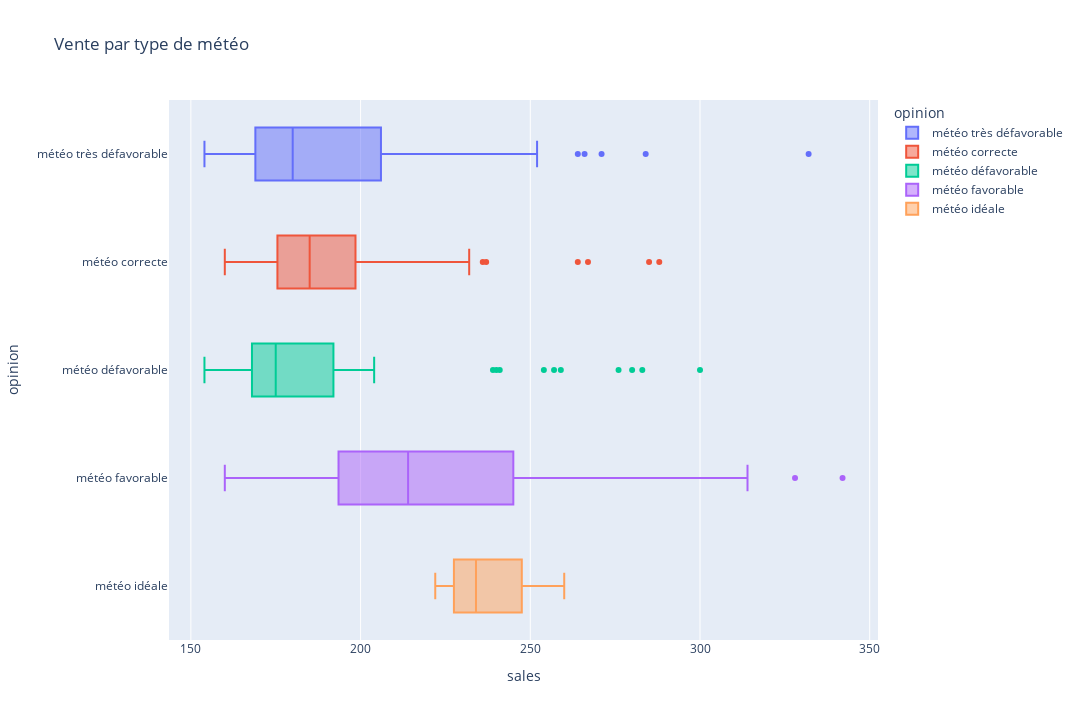

The notebook cell saved with this chart:
### Markdown cell above
## Impact générale

### Code cell
fig = px.box(
    data_frame=lyon_df,
    x="sales",
    y="opinion",
    width=1080, 
    height=720,
    color="opinion",
    title="Vente par type de météo"
)

fig.show()

### Figure 1 — Plotly figure (JSON) as saved in the notebook; plotly's stock layout.template omitted (floating-point values rounded to 4 significant figures)
{"data": [{"alignmentgroup": "True", "hovertemplate": "opinion=%{y}<br>sales=%{x}<extra></extra>", "legendgroup": "météo très défavorable", "marker": {"color": "#636efa"}, "name": "météo très défavorable", "notched": false, "offsetgroup": "météo très défavorable", "orientation": "h", "showlegend": true, "type": "box", "visible": true, "x": [184, 197, 193, 204, 241, 188, 237, 191, 175, 173, 176, 169, 170, 164, 169, 187, 191, 173, 156, 154, 170, 192, 240, 215, 191, 179, 166, 159, 180, 172, 168, 164, 161, 167, 164, 248, 284, 206, 191, 208, 208, 224, 201, 197, 192, 162, 271, 332, 252, 177, 177, 264, 160, 180, 169, 229, 266, 163, 180, 167, 180, 177], "x0": " ", "xaxis": "x", "y": ["météo très défavorable", "météo très défavorable", "météo très défavorable", "météo très défavorable", "météo très défavorable", "météo très défavorable", "météo très défavorable", "météo très défavorable", "météo très défavorable", "météo très défavorable", "météo très défavorable", "météo très défavorable", "météo très défavorable", "météo très défavorable", "météo très défavorable", "météo très défavorable", "météo très défavorable", "météo très défavorable", "météo très défavorable", "météo très défavorable", "météo très défavorable", "météo très défavorable", "météo très défavorable", "météo très défavorable", "météo très défavorable", "météo très défavorable", "météo très défavorable", "météo très défavorable", "météo très défavorable", "météo très défavorable", "météo très défavorable", "météo très défavorable", "météo très défavorable", "météo très défavorable", "météo très défavorable", "météo très défavorable", "météo très défavorable", "météo très défavorable", "météo très défavorable", "météo très défavorable", "météo très défavorable", "météo très défavorable", "météo très défavorable", "météo très défavorable", "météo très défavorable", "météo très défavorable", "météo très défavorable", "météo très défavorable", "météo très défavorable", "météo très défavorable", "météo très défavorable", "météo très défavorable", "météo très défavorable", "météo très défavorable", "météo très défavorable", "météo très défavorable", "météo très défavorable", "météo très défavorable", "météo très défavorable", "météo très défavorable", "météo très défavorable", "météo très défavorable"], "y0": " ", "yaxis": "y"}, {"alignmentgroup": "True", "hovertemplate": "opinion=%{y}<br>sales=%{x}<extra></extra>", "legendgroup": "météo correcte", "marker": {"color": "#EF553B"}, "name": "météo correcte", "notched": false, "offsetgroup": "météo correcte", "orientation": "h", "showlegend": true, "type": "box", "x": [177, 160, 175, 194, 185, 185, 200, 182, 200, 173, 264, 179, 175, 175, 167, 186, 190, 168, 185, 166, 170, 197, 186, 186, 180, 187, 185, 186, 191, 199, 180, 232, 236, 267, 237, 285, 179, 181, 231, 179, 288, 164, 165], "x0": " ", "xaxis": "x", "y": ["météo correcte", "météo correcte", "météo correcte", "météo correcte", "météo correcte", "météo correcte", "météo correcte", "météo correcte", "météo correcte", "météo correcte", "météo correcte", "météo correcte", "météo correcte", "météo correcte", "météo correcte", "météo correcte", "météo correcte", "météo correcte", "météo correcte", "météo correcte", "météo correcte", "météo correcte", "météo correcte", "météo correcte", "météo correcte", "météo correcte", "météo correcte", "météo correcte", "météo correcte", "météo correcte", "météo correcte", "météo correcte", "météo correcte", "météo correcte", "météo correcte", "météo correcte", "météo correcte", "météo correcte", "météo correcte", "météo correcte", "météo correcte", "météo correcte", "météo correcte"], "y0": " ", "yaxis": "y"}, {"alignmentgroup": "True", "hovertemplate": "opinion=%{y}<br>sales=%{x}<extra></extra>", "legendgroup": "météo défavorable", "marker": {"color": "#00cc96"}, "name": "météo défavorable", "notched": false, "offsetgroup": "météo défavorable", "orientation": "h", "showlegend": true, "type": "box", "x": [173, 174, 172, 163, 187, 154, 164, 166, 171, 276, 169, 184, 194, 180, 166, 182, 169, 168, 188, 165, 189, 192, 300, 257, 239, 190, 189, 192, 191, 204, 198, 174, 254, 175, 193, 183, 175, 240, 177, 163, 172, 167, 160, 259, 168, 170, 283, 280, 173, 167, 168, 161, 169, 186, 166, 190, 241, 172, 163], "x0": " ", "xaxis": "x", "y": ["météo défavorable", "météo défavorable", "météo défavorable", "météo défavorable", "météo défavorable", "météo défavorable", "météo défavorable", "météo défavorable", "météo défavorable", "météo défavorable", "météo défavorable", "météo défavorable", "météo défavorable", "météo défavorable", "météo défavorable", "météo défavorable", "météo défavorable", "météo défavorable", "météo défavorable", "météo défavorable", "météo défavorable", "météo défavorable", "météo défavorable", "météo défavorable", "météo défavorable", "météo défavorable", "météo défavorable", "météo défavorable", "météo défavorable", "météo défavorable", "météo défavorable", "météo défavorable", "météo défavorable", "météo défavorable", "météo défavorable", "météo défavorable", "météo défavorable", "météo défavorable", "météo défavorable", "météo défavorable", "météo défavorable", "météo défavorable", "météo défavorable", "météo défavorable", "météo défavorable", "météo défavorable", "météo défavorable", "météo défavorable", "météo défavorable", "météo défavorable", "météo défavorable", "météo défavorable", "météo défavorable", "météo défavorable", "météo défavorable", "météo défavorable", "météo défavorable", "météo défavorable", "météo défavorable"], "y0": " ", "yaxis": "y"}, {"alignmentgroup": "True", "hovertemplate": "opinion=%{y}<br>sales=%{x}<extra></extra>", "legendgroup": "météo favorable", "marker": {"color": "#ab63fa"}, "name": "météo favorable", "notched": false, "offsetgroup": "météo favorable", "orientation": "h", "showlegend": true, "type": "box", "x": [167, 202, 160, 187, 187, 187, 174, 208, 174, 213, 192, 219, 210, 191, 188, 210, 228, 208, 202, 193, 189, 210, 255, 286, 219, 328, 170, 168, 199, 232, 218, 208, 234, 260, 242, 252, 312, 237, 204, 247, 258, 229, 229, 211, 189, 268, 248, 314, 215, 239, 231, 232, 238, 252, 247, 342, 216, 193, 244, 207, 215, 252, 251, 246, 274, 211, 248, 242, 210, 192, 187, 211, 184, 247, 228, 254, 205, 248, 227, 191, 208, 197, 175, 196, 220, 247, 229, 171, 171, 201, 197, 194], "x0": " ", "xaxis": "x", "y": ["météo favorable", "météo favorable", "météo favorable", "météo favorable", "météo favorable", "météo favorable", "météo favorable", "météo favorable", "météo favorable", "météo favorable", "météo favorable", "météo favorable", "météo favorable", "météo favorable", "météo favorable", "météo favorable", "météo favorable", "météo favorable", "météo favorable", "météo favorable", "météo favorable", "météo favorable", "météo favorable", "météo favorable", "météo favorable", "météo favorable", "météo favorable", "météo favorable", "météo favorable", "météo favorable", "météo favorable", "météo favorable", "météo favorable", "météo favorable", "météo favorable", "météo favorable", "météo favorable", "météo favorable", "météo favorable", "météo favorable", "météo favorable", "météo favorable", "météo favorable", "météo favorable", "météo favorable", "météo favorable", "météo favorable", "météo favorable", "météo favorable", "météo favorable", "météo favorable", "météo favorable", "météo favorable", "météo favorable", "météo favorable", "météo favorable", "météo favorable", "météo favorable", "météo favorable", "météo favorable", "météo favorable", "météo favorable", "météo favorable", "météo favorable", "météo favorable", "météo favorable", "météo favorable", "météo favorable", "météo favorable", "météo favorable", "météo favorable", "météo favorable", "météo favorable", "météo favorable", "météo favorable", "météo favorable", "météo favorable", "météo favorable", "météo favorable", "météo favorable", "météo favorable", "météo favorable", "météo favorable", "météo favorable", "météo favorable", "météo favorable", "météo favorable", "météo favorable", "météo favorable", "météo favorable", "météo favorable", "météo favorable"], "y0": " ", "yaxis": "y"}, {"alignmentgroup": "True", "hovertemplate": "opinion=%{y}<br>sales=%{x}<extra></extra>", "legendgroup": "météo idéale", "marker": {"color": "#FFA15A"}, "name": "météo idéale", "notched": false, "offsetgroup": "météo idéale", "orientation": "h", "showlegend": true, "type": "box", "x": [233, 235, 222, 260], "x0": " ", "xaxis": "x", "y": ["météo idéale", "météo idéale", "météo idéale", "météo idéale"], "y0": " ", "yaxis": "y"}], "layout": {"boxmode": "overlay", "height": 720, "legend": {"title": {"text": "opinion"}, "tracegroupgap": 0}, "title": {"text": "Vente par type de météo"}, "width": 1080, "xaxis": {"anchor": "y", "autorange": true, "domain": [0, 1], "range": [143.6, 352.4], "title": {"text": "sales"}, "type": "linear"}, "yaxis": {"anchor": "x", "autorange": true, "categoryarray": ["météo idéale", "météo favorable", "météo défavorable", "météo correcte", "météo très défavorable"], "categoryorder": "array", "domain": [0, 1], "range": [-0.5, 4.5], "title": {"text": "opinion"}, "type": "category"}}}
